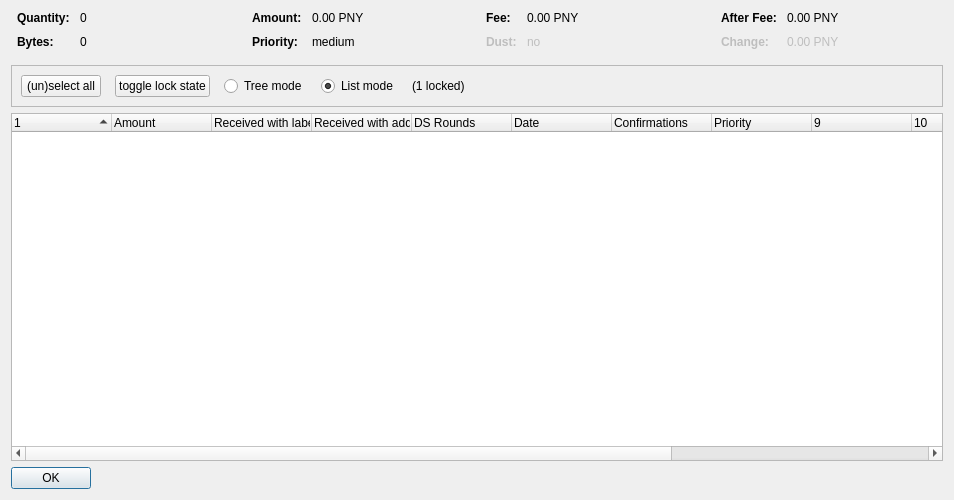
<?xml version="1.0" encoding="UTF-8"?>
<ui version="4.0">
 <class>CoinControlDialog</class>
 <widget class="QDialog" name="CoinControlDialog">
  <property name="geometry">
   <rect>
    <x>0</x>
    <y>0</y>
    <width>954</width>
    <height>500</height>
   </rect>
  </property>
  <property name="windowTitle">
   <string>Coin Selection</string>
  </property>
  <layout class="QVBoxLayout" name="verticalLayout">
   <item>
    <layout class="QHBoxLayout" name="horizontalLayoutTop" stretch="0,0,0,0">
     <property name="topMargin">
      <number>0</number>
     </property>
     <property name="bottomMargin">
      <number>10</number>
     </property>
     <item>
      <layout class="QFormLayout" name="formLayoutCoinControl1">
       <property name="horizontalSpacing">
        <number>10</number>
       </property>
       <property name="verticalSpacing">
        <number>10</number>
       </property>
       <property name="leftMargin">
        <number>6</number>
       </property>
       <property name="rightMargin">
        <number>6</number>
       </property>
       <item row="0" column="0">
        <widget class="QLabel" name="labelCoinControlQuantityText">
         <property name="font">
          <font>
           <weight>75</weight>
           <bold>true</bold>
          </font>
         </property>
         <property name="text">
          <string>Quantity:</string>
         </property>
        </widget>
       </item>
       <item row="0" column="1">
        <widget class="QLabel" name="labelCoinControlQuantity">
         <property name="cursor">
          <cursorShape>IBeamCursor</cursorShape>
         </property>
         <property name="contextMenuPolicy">
          <enum>Qt::ActionsContextMenu</enum>
         </property>
         <property name="text">
          <string notr="true">0</string>
         </property>
         <property name="textInteractionFlags">
          <set>Qt::LinksAccessibleByMouse|Qt::TextSelectableByKeyboard|Qt::TextSelectableByMouse</set>
         </property>
        </widget>
       </item>
       <item row="1" column="0">
        <widget class="QLabel" name="labelCoinControlBytesText">
         <property name="font">
          <font>
           <weight>75</weight>
           <bold>true</bold>
          </font>
         </property>
         <property name="text">
          <string>Bytes:</string>
         </property>
        </widget>
       </item>
       <item row="1" column="1">
        <widget class="QLabel" name="labelCoinControlBytes">
         <property name="cursor">
          <cursorShape>IBeamCursor</cursorShape>
         </property>
         <property name="contextMenuPolicy">
          <enum>Qt::ActionsContextMenu</enum>
         </property>
         <property name="text">
          <string notr="true">0</string>
         </property>
         <property name="textInteractionFlags">
          <set>Qt::LinksAccessibleByMouse|Qt::TextSelectableByKeyboard|Qt::TextSelectableByMouse</set>
         </property>
        </widget>
       </item>
      </layout>
     </item>
     <item>
      <layout class="QFormLayout" name="formLayoutCoinControl2">
       <property name="horizontalSpacing">
        <number>10</number>
       </property>
       <property name="verticalSpacing">
        <number>10</number>
       </property>
       <property name="leftMargin">
        <number>6</number>
       </property>
       <property name="rightMargin">
        <number>6</number>
       </property>
       <item row="0" column="0">
        <widget class="QLabel" name="labelCoinControlAmountText">
         <property name="font">
          <font>
           <weight>75</weight>
           <bold>true</bold>
          </font>
         </property>
         <property name="text">
          <string>Amount:</string>
         </property>
        </widget>
       </item>
       <item row="0" column="1">
        <widget class="QLabel" name="labelCoinControlAmount">
         <property name="cursor">
          <cursorShape>IBeamCursor</cursorShape>
         </property>
         <property name="contextMenuPolicy">
          <enum>Qt::ActionsContextMenu</enum>
         </property>
         <property name="text">
          <string notr="true">0.00 PNY</string>
         </property>
         <property name="textInteractionFlags">
          <set>Qt::LinksAccessibleByMouse|Qt::TextSelectableByKeyboard|Qt::TextSelectableByMouse</set>
         </property>
        </widget>
       </item>
       <item row="1" column="0">
        <widget class="QLabel" name="labelCoinControlPriorityText">
         <property name="font">
          <font>
           <weight>75</weight>
           <bold>true</bold>
          </font>
         </property>
         <property name="text">
          <string>Priority:</string>
         </property>
        </widget>
       </item>
       <item row="1" column="1">
        <widget class="QLabel" name="labelCoinControlPriority">
         <property name="cursor">
          <cursorShape>IBeamCursor</cursorShape>
         </property>
         <property name="contextMenuPolicy">
          <enum>Qt::ActionsContextMenu</enum>
         </property>
         <property name="text">
          <string>medium</string>
         </property>
         <property name="textInteractionFlags">
          <set>Qt::LinksAccessibleByMouse|Qt::TextSelectableByKeyboard|Qt::TextSelectableByMouse</set>
         </property>
        </widget>
       </item>
      </layout>
     </item>
     <item>
      <layout class="QFormLayout" name="formLayoutCoinControl3">
       <property name="horizontalSpacing">
        <number>10</number>
       </property>
       <property name="verticalSpacing">
        <number>10</number>
       </property>
       <property name="leftMargin">
        <number>6</number>
       </property>
       <property name="rightMargin">
        <number>6</number>
       </property>
       <item row="0" column="0">
        <widget class="QLabel" name="labelCoinControlFeeText">
         <property name="font">
          <font>
           <weight>75</weight>
           <bold>true</bold>
          </font>
         </property>
         <property name="text">
          <string>Fee:</string>
         </property>
        </widget>
       </item>
       <item row="0" column="1">
        <widget class="QLabel" name="labelCoinControlFee">
         <property name="cursor">
          <cursorShape>IBeamCursor</cursorShape>
         </property>
         <property name="contextMenuPolicy">
          <enum>Qt::ActionsContextMenu</enum>
         </property>
         <property name="text">
          <string notr="true">0.00 PNY</string>
         </property>
         <property name="textInteractionFlags">
          <set>Qt::LinksAccessibleByMouse|Qt::TextSelectableByKeyboard|Qt::TextSelectableByMouse</set>
         </property>
        </widget>
       </item>
       <item row="1" column="0">
        <widget class="QLabel" name="labelCoinControlLowOutputText">
         <property name="enabled">
          <bool>false</bool>
         </property>
         <property name="font">
          <font>
           <weight>75</weight>
           <bold>true</bold>
          </font>
         </property>
         <property name="text">
          <string>Dust:</string>
         </property>
        </widget>
       </item>
       <item row="1" column="1">
        <widget class="QLabel" name="labelCoinControlLowOutput">
         <property name="enabled">
          <bool>false</bool>
         </property>
         <property name="cursor">
          <cursorShape>IBeamCursor</cursorShape>
         </property>
         <property name="contextMenuPolicy">
          <enum>Qt::ActionsContextMenu</enum>
         </property>
         <property name="text">
          <string>no</string>
         </property>
         <property name="textInteractionFlags">
          <set>Qt::LinksAccessibleByMouse|Qt::TextSelectableByKeyboard|Qt::TextSelectableByMouse</set>
         </property>
        </widget>
       </item>
      </layout>
     </item>
     <item>
      <layout class="QFormLayout" name="formLayoutCoinControl4">
       <property name="horizontalSpacing">
        <number>10</number>
       </property>
       <property name="verticalSpacing">
        <number>10</number>
       </property>
       <property name="leftMargin">
        <number>6</number>
       </property>
       <property name="rightMargin">
        <number>6</number>
       </property>
       <item row="0" column="0">
        <widget class="QLabel" name="labelCoinControlAfterFeeText">
         <property name="font">
          <font>
           <weight>75</weight>
           <bold>true</bold>
          </font>
         </property>
         <property name="text">
          <string>After Fee:</string>
         </property>
        </widget>
       </item>
       <item row="0" column="1">
        <widget class="QLabel" name="labelCoinControlAfterFee">
         <property name="cursor">
          <cursorShape>IBeamCursor</cursorShape>
         </property>
         <property name="contextMenuPolicy">
          <enum>Qt::ActionsContextMenu</enum>
         </property>
         <property name="text">
          <string notr="true">0.00 PNY</string>
         </property>
         <property name="textInteractionFlags">
          <set>Qt::LinksAccessibleByMouse|Qt::TextSelectableByKeyboard|Qt::TextSelectableByMouse</set>
         </property>
        </widget>
       </item>
       <item row="1" column="0">
        <widget class="QLabel" name="labelCoinControlChangeText">
         <property name="enabled">
          <bool>false</bool>
         </property>
         <property name="font">
          <font>
           <weight>75</weight>
           <bold>true</bold>
          </font>
         </property>
         <property name="text">
          <string>Change:</string>
         </property>
        </widget>
       </item>
       <item row="1" column="1">
        <widget class="QLabel" name="labelCoinControlChange">
         <property name="enabled">
          <bool>false</bool>
         </property>
         <property name="cursor">
          <cursorShape>IBeamCursor</cursorShape>
         </property>
         <property name="contextMenuPolicy">
          <enum>Qt::ActionsContextMenu</enum>
         </property>
         <property name="text">
          <string notr="true">0.00 PNY</string>
         </property>
         <property name="textInteractionFlags">
          <set>Qt::LinksAccessibleByMouse|Qt::TextSelectableByKeyboard|Qt::TextSelectableByMouse</set>
         </property>
        </widget>
       </item>
      </layout>
     </item>
    </layout>
   </item>
   <item>
    <widget class="QFrame" name="frame">
     <property name="minimumSize">
      <size>
       <width>0</width>
       <height>40</height>
      </size>
     </property>
     <property name="frameShape">
      <enum>QFrame::StyledPanel</enum>
     </property>
     <property name="frameShadow">
      <enum>QFrame::Sunken</enum>
     </property>
     <layout class="QHBoxLayout" name="horizontalLayout">
      <item>
       <layout class="QHBoxLayout" name="horizontalLayoutPanel" stretch="0,0,0,0,0,0">
        <property name="spacing">
         <number>14</number>
        </property>
        <item>
         <widget class="QPushButton" name="pushButtonSelectAll">
          <property name="sizePolicy">
           <sizepolicy hsizetype="Maximum" vsizetype="Fixed">
            <horstretch>0</horstretch>
            <verstretch>0</verstretch>
           </sizepolicy>
          </property>
          <property name="text">
           <string>(un)select all</string>
          </property>
          <property name="autoDefault">
           <bool>false</bool>
          </property>
         </widget>
        </item>
        <item>
         <widget class="QPushButton" name="pushButtonToggleLock">
          <property name="sizePolicy">
           <sizepolicy hsizetype="Maximum" vsizetype="Fixed">
            <horstretch>0</horstretch>
            <verstretch>0</verstretch>
           </sizepolicy>
          </property>
          <property name="text">
           <string>toggle lock state</string>
          </property>
          <property name="autoDefault">
           <bool>false</bool>
          </property>
         </widget>
        </item>
        <item>
         <widget class="QRadioButton" name="radioTreeMode">
          <property name="sizePolicy">
           <sizepolicy hsizetype="Maximum" vsizetype="Fixed">
            <horstretch>0</horstretch>
            <verstretch>0</verstretch>
           </sizepolicy>
          </property>
          <property name="text">
           <string>Tree mode</string>
          </property>
         </widget>
        </item>
        <item>
         <widget class="QRadioButton" name="radioListMode">
          <property name="sizePolicy">
           <sizepolicy hsizetype="Maximum" vsizetype="Fixed">
            <horstretch>0</horstretch>
            <verstretch>0</verstretch>
           </sizepolicy>
          </property>
          <property name="text">
           <string>List mode</string>
          </property>
          <property name="checked">
           <bool>true</bool>
          </property>
         </widget>
        </item>
        <item>
         <widget class="QLabel" name="labelLocked">
          <property name="text">
           <string>(1 locked)</string>
          </property>
         </widget>
        </item>
        <item>
         <spacer name="horizontalSpacer">
          <property name="orientation">
           <enum>Qt::Horizontal</enum>
          </property>
          <property name="sizeHint" stdset="0">
           <size>
            <width>40</width>
            <height>20</height>
           </size>
          </property>
         </spacer>
        </item>
       </layout>
      </item>
     </layout>
    </widget>
   </item>
   <item>
    <widget class="CoinControlTreeWidget" name="treeWidget">
     <property name="contextMenuPolicy">
      <enum>Qt::CustomContextMenu</enum>
     </property>
     <property name="sortingEnabled">
      <bool>false</bool>
     </property>
     <property name="columnCount">
      <number>13</number>
     </property>
     <attribute name="headerShowSortIndicator" stdset="0">
      <bool>true</bool>
     </attribute>
     <attribute name="headerStretchLastSection">
      <bool>false</bool>
     </attribute>
     <column>
      <property name="text">
       <string/>
      </property>
     </column>
     <column>
      <property name="text">
       <string>Amount</string>
      </property>
     </column>
     <column>
      <property name="text">
       <string>Received with label</string>
      </property>
     </column>
     <column>
      <property name="text">
       <string>Received with address</string>
      </property>
     </column>
     <column>
      <property name="text">
       <string>DS Rounds</string>
      </property>
     </column>
     <column>
      <property name="text">
       <string>Date</string>
      </property>
     </column>
     <column>
      <property name="text">
       <string>Confirmations</string>
      </property>
      <property name="toolTip">
       <string>Confirmed</string>
      </property>
     </column>
     <column>
      <property name="text">
       <string>Priority</string>
      </property>
     </column>
     <column>
      <property name="text">
       <string/>
      </property>
     </column>
     <column>
      <property name="text">
       <string/>
      </property>
     </column>
     <column>
      <property name="text">
       <string/>
      </property>
     </column>
     <column>
      <property name="text">
       <string/>
      </property>
     </column>
     <column>
      <property name="text">
       <string/>
      </property>
     </column>
    </widget>
   </item>
   <item>
    <widget class="QDialogButtonBox" name="buttonBox">
     <property name="sizePolicy">
      <sizepolicy hsizetype="Maximum" vsizetype="Fixed">
       <horstretch>0</horstretch>
       <verstretch>0</verstretch>
      </sizepolicy>
     </property>
     <property name="orientation">
      <enum>Qt::Horizontal</enum>
     </property>
     <property name="standardButtons">
      <set>QDialogButtonBox::Ok</set>
     </property>
    </widget>
   </item>
  </layout>
 </widget>
 <customwidgets>
  <customwidget>
   <class>CoinControlTreeWidget</class>
   <extends>QTreeWidget</extends>
   <header>coincontroltreewidget.h</header>
  </customwidget>
 </customwidgets>
 <resources/>
 <connections/>
</ui>
